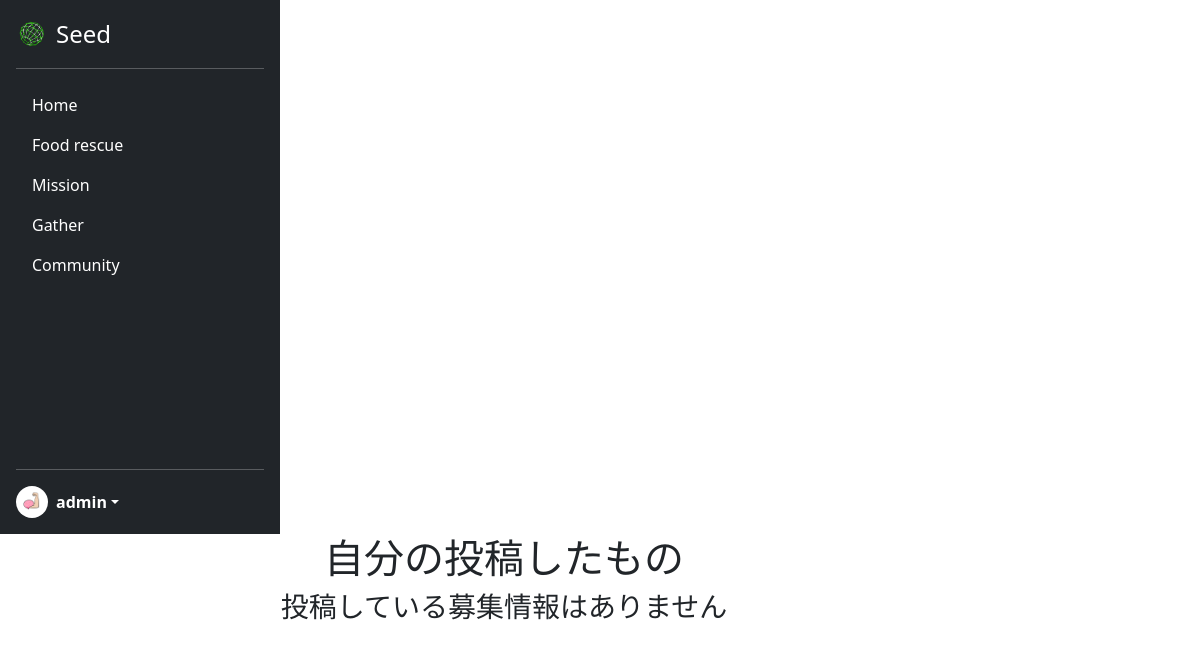
Before: /mygather/ (signed in) with the older database file.
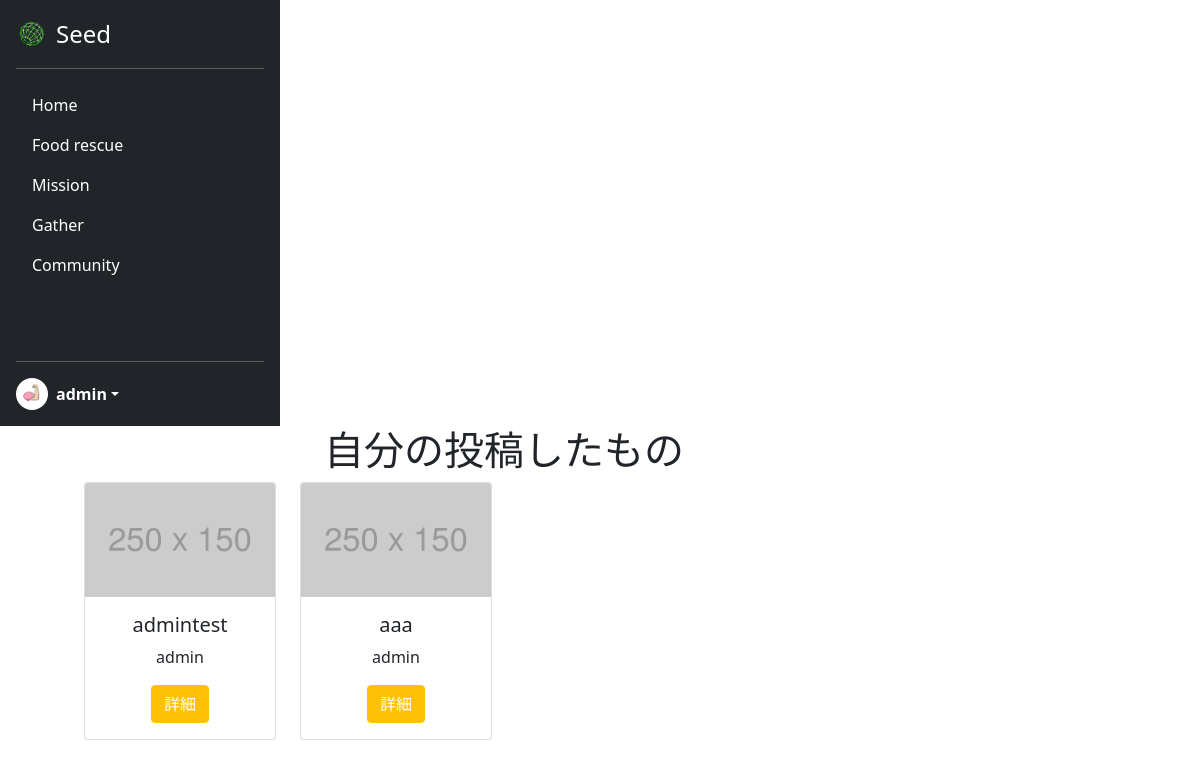
After: the same page with the newer database file.
### seed/models.py (models this page shows)
class Gather(models.Model):
    user_id = models.ForeignKey(CustomUser, verbose_name="募集主", on_delete=models.CASCADE)
    title = models.CharField(verbose_name="タイトル", max_length=100)
    prefecture = models.ForeignKey(Prefecture, verbose_name="都道府県", on_delete=models.CASCADE)
    access = models.CharField(verbose_name="アクセス", max_length=200)
    contact = models.CharField(verbose_name="連絡先", max_length=254)
    detail = models.TextField(verbose_name="詳細", max_length=300)
    create_at = models.DateTimeField(verbose_name="作成日時", auto_now_add=True)

### acount/models.py (models this page shows)
class CustomUser(AbstractUser):
    is_general = models.BooleanField(null=True ,default=True)
    is_active = models.BooleanField(null=True ,default=False)
    profile_pic = models.ImageField(upload_to='profile_pics', blank=True)

### seed/views.py (the view)
# urls.py: path('mygather/', views.MyGatherView.as_view(), name='mygather'),
class MyGatherView(ListView):
    template_name = 'mygather.html'
    model = Gather
    context_object_name = 'mygather_list'
    def get_queryset(self):
        return Gather.objects.filter(user_id=self.request.user)

### seed/templates/mygather.html (shortened to what this page needs)
{% extends 'mypagebase.html' %}
{% load static %}
{% block content %}
<div class="text-center">
    <h1>自分の投稿したもの</h1>
    {% if mygather_list %}
    <div class="row">
        {% for gather in mygather_list %}
        <div class="col-3">
            <div class="card" style="width: 100%;">
                <img src="{% static 'assets/img/mypage/damy.png' %}" class="card-img-top" alt="...">
                <div class="card-body">
                    <h5 class="card-title">{{gather.title}}</h5>
                    <p class="card-text">
                        {{gather.user_id.username}}
                    </p>
                    <a href="" class="btn btn-warning" style="color:white;">詳細</a>
                </div>
            </div>
        </div>
        {% endfor %}
    </div>
    {% else %}
    <h3>投稿している募集情報はありません</h3>
    {% endif %}
</div>
{% endblock %}

Changed rows visible on the page:
added Gather: title "admintest", user_id.username "admin"
added Gather: title "aaa", user_id.username "admin"
Other visible differences:
text no longer shown: "投稿している募集情報はありません"
